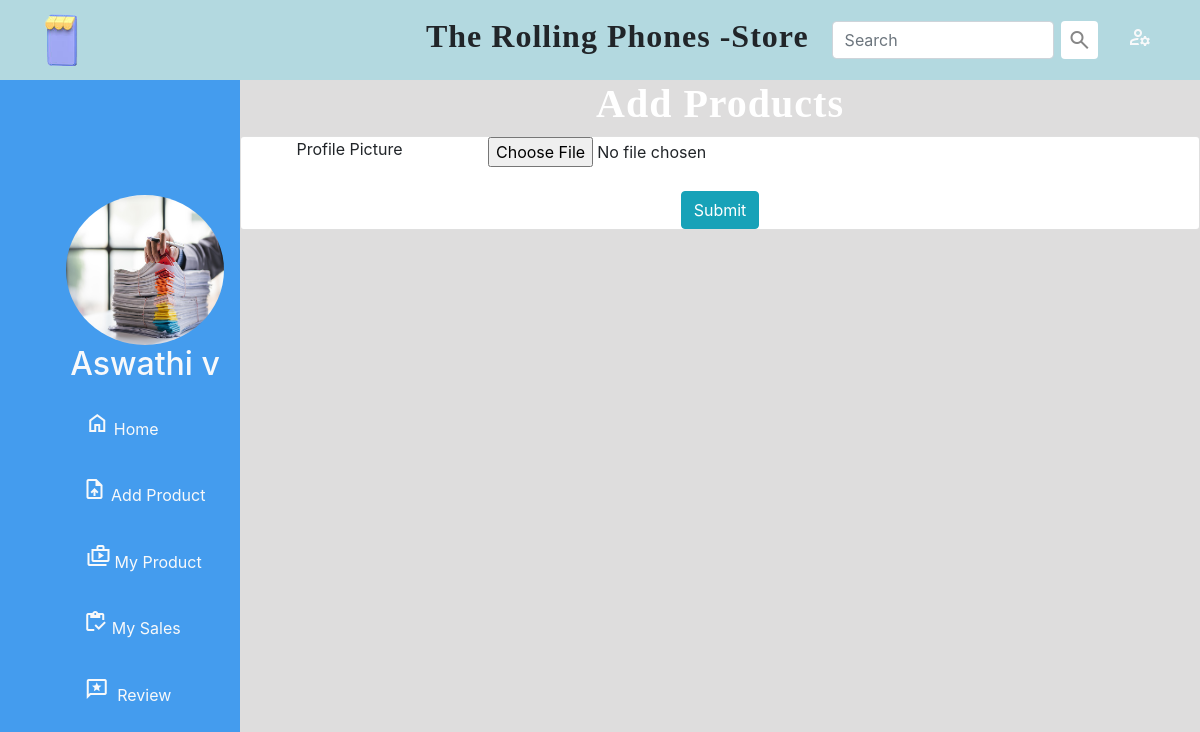
The app's page /store/pic/ (signed in) with its own data.
### accounts/models.py (models this page shows)
class CustUser(AbstractUser):
    options=(
        ("Male","  Male"),
        ("Female","Female"),
        ("Others","Others")
    )
    gender=models.CharField(max_length=100,choices=options,default="Male")
    address=models.TextField()
    place=models.CharField(max_length=200,null=True)
    phone=models.IntegerField(null=True)
    typeop=(
        ("Store","Store"),
        ("Customer","Customer")
    )
    usertype=models.CharField(max_length=100,choices=typeop,default="Customer")

### store/models.py (models this page shows)
class Profile(models.Model):
    image=models.ImageField(upload_to="profile_pic",null=True)
    user=models.OneToOneField(CustUser,on_delete=models.CASCADE,related_name="p_pic",null=True)

### store/views.py (the view, shortened to what this page needs)
# urls.py: path('pic/',PicView.as_view(),name="pic"),
@method_decorator(signin_required,name="dispatch")
class PicView(CreateView):
    template_name="pic.html"
    model=Profile
    form_class=PicForm
    success_url=reverse_lazy("pro")

### store/forms.py
class PicForm(forms.ModelForm):
    class Meta:
        model=Profile
        fields=["image"]

### store/views.py (called while the page is built)
def signin_required(fn):
    def wrapper(request,*args,**kwargs):
        if request.user.is_authenticated:
            return fn(request,*args,**kwargs)
    return wrapper

### store/templates/pic.html (shortened to what this page needs)
{% extends 'storehome.html'%}
{% block store %}
<h1 class="text-center text-white" style=" letter-spacing: 1px;font-family:'Times New Roman', Times, serif;font-weight: bold;">Add Products</h1>
<div class="card">
<form action="" method="post" enctype="multipart/form-data">
    <div class="row">
      <div class="col-3 text-center"> <label class="form-label" for="{{form.image.id_for_label}}">Profile Picture</label></div>
      <div class="col">
          <div class="form-outline mb-4">
            {{form.image}}
            </div>
      </div>
  </div>
  <div class=" text-center">
    <button class="btn btn-info ">Submit</button>
  </div>
</form>
</div>
{% endblock store %}

### store/templates/storehome.html (shortened to what this page needs)
<!doctype html>
<html lang="en">
  <head>
    <link rel="stylesheet" href="https://stackpath.bootstrapcdn.com/bootstrap/4.3.1/css/bootstrap.min.css">
    <link rel="stylesheet" href="https://fonts.googleapis.com/css2?family=Material+Symbols+Outlined:opsz,wght,FILL,GRAD@48,500,1,200" /></head>
    <body >
      {% load static %}
      <link rel="stylesheet" href="{% static 'css/userhom.css' %}">
      <link rel="stylesheet" href="{% static 'css/dropdown.css' %}">
      <link rel="stylesheet" href="{% static 'css/leftnav.css' %}">
      <nav class="navbar navbar-expand-lg navbar-light sticky-top" style="background-color:rgb(179, 217, 224);position:relative fixed;width: 100%;">
         <div class="container">
          <img src="{% static 'images/logo.png' %}" alt="" height="60px">
                        <h2 class="mr-2" style="text-align: left; letter-spacing: 1px;font-family:fantasy;font-weight: bold;">The Rolling Phones -Store</h2>
                      </div>
                      <form action="{% url 'search' %}" method="get">
                      <div class="row mr-1">
                        <div class="col">
                          <input type="search" name="query" value="{{query}}" placeholder="Search" class="form-control">
                        </div>
                        <div class="col-1 " style="margin-left: -9%;">
                          <button class="" id="search"><span class="material-symbols-sharp">
                            </span></button>
                        </div>
                      </div>
                    </form>
                      <div class="dropdown ml-3">
                        <button class="dropbtn" > <a class="nav-link text-light " href=""><span class="material-symbols-outlined">
                          </span></a></button>
                      </div>
          </nav>
         <nav id="leftnav" class="nav-menu navbar "  style="margin-top: 80px;height: 100%;">
                <header id="header" >
                  <div class="d-flex flex-column ">
                <div class="profile " style="margin-left: 50px;margin-top: -10%;">
                  {% if request.user.p_pic.image %}
                     <img class="card-img-top rounded-circle " src="{{ request.user.p_pic.image.url }}" alt="Card image cap" width="100%" style="height: 150px;">
                     {% else %}
                     <img class="card-img-top rounded-circle" width="100%" src="{% static 'images/demo.png' %}" alt="Card image cap" style="height: 150px;">
                     {% endif %}
                      <h2><a class="text-light" href="{% url 'pro' %}">{{ request.user.first_name}} {{ request.user.last_name}}</a></h2>
                      </div>
               <ul class="text-align:left;">
                   <li><a href="{% url 'sh' %}" class="nav-link scrollto active  text-light ml-1 mt-1"><span class="material-symbols-outlined">
                       </span> <span> Home</span></a></li>
               <li><a href="{% url 'aproduct' %}" class="nav-link scrollto text-light ml-5" ><span class="material-symbols-outlined">
                </span> <span>Add Product</span></a></li>
               <li><a href="{% url 'myproduct' %}" class="nav-link scrollto text-light ml-5"><span class="material-symbols-outlined">
                </span><span class="ml-1">My Product</span></a></li>
               <li><a href="{% url 's' %}" class="nav-link scrollto text-light ml-4"><span class="material-symbols-outlined">
                </span> <span>My Sales</span></a></li>
               <li><a href="{% url 'rev' %}" class="nav-link scrollto text-light ml-3"><span class="material-symbols-outlined">
                </span> <span class="ml-1">Review</span></a></li>
               </ul>
              </div>
            </header>
            </nav>
<div class="box" style="margin-top: 80px;" >
  {% block store %}{% endblock store %}
      </div>
    </body>
</html>

### accounts/static/css/userhom.css (style rules this page uses)
.navbar { position: fixed; top:0px; width: 100%; }
.nav-link { padding: .2rem 1rem; }
.nav-link.active,.nav-link:focus { color: #fff; }
body { background-color: rgba(162, 159, 159, 0.681); }

### customer/static/css/dropdown.css (style rules this page uses)
.dropdown .dropbtn { font-size: 16px; border: none; outline: none; color: white; padding: 14px 16px; background-color: inherit; font-family: inherit; margin: 0; }
.dropdown { position: relative; display: inline-block; }

### accounts/static/css/leftnav.css (style rules this page uses)
* { margin: 0; padding: 0; }
#leftnav { text-align: center; width: 20%; position: fixed; line-height: 60px; background-color: rgb(68, 156, 238); }
#leftnav li { display: block; width: 100%; }
#leftnav li a { display: block ; text-align: center; text-decoration: none; color: black; transition: transform 1s ease; }
.box { float: right; width: 80%; margin-left:20%; background-color: rgb(222, 221, 221); }
body { background-color: rgb(222, 221, 221); }
#search { background-color: white; border: 0; border-radius: 0.25rem; color: rgba(128, 128, 128, 0.953); padding: .4rem .4rem .1rem .4rem; }

### records on screen
CustUser: user.p_pic.image (picture), user.first_name "Aswathi", user.last_name "v"
